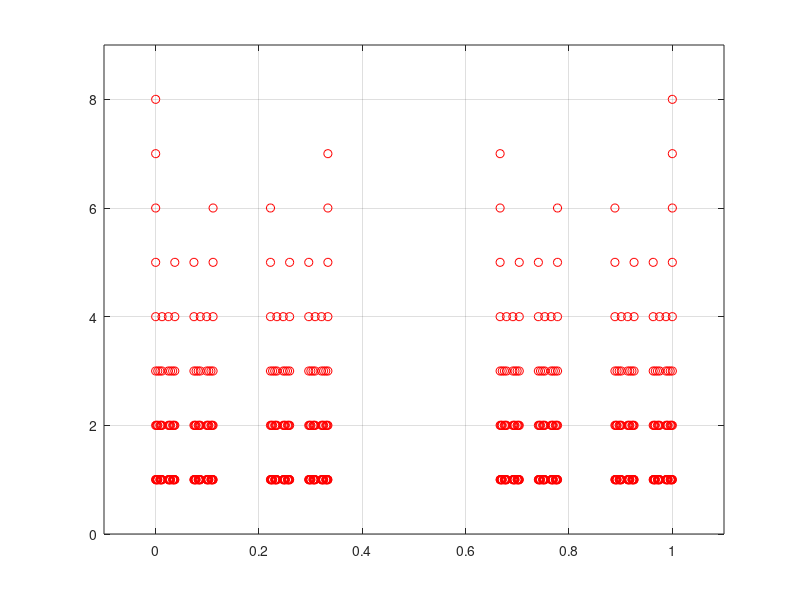

The MATLAB script that drew this image:
clc;
clear all;
close all;

n = 8 %input('Input number of iterations:')
a = cell(1,n);
a{1} = [0 1];
for j = 2:n
    %a{j} = linspace(0, (1/3)^(j-1),2^(j));
    tmp1 = a{j-1};
    tmp2 = [];
    i = 1;
    while(i<=length(tmp1))
        tmp2 = [tmp2, tmp1(i):(1/3)^(j-1):tmp1(i+1)];
        i = i+2;
    end
    a{j} = tmp2;
end
m = n;
for j = 1:n
    b = a{j};
    l = ones(1, length(b)) *m;
    plot(b, l, 'ro'),
    hold on
    m = m-1;
end
xlim([-0.1 1.1]), ylim([0 n+1])
grid;
return;
